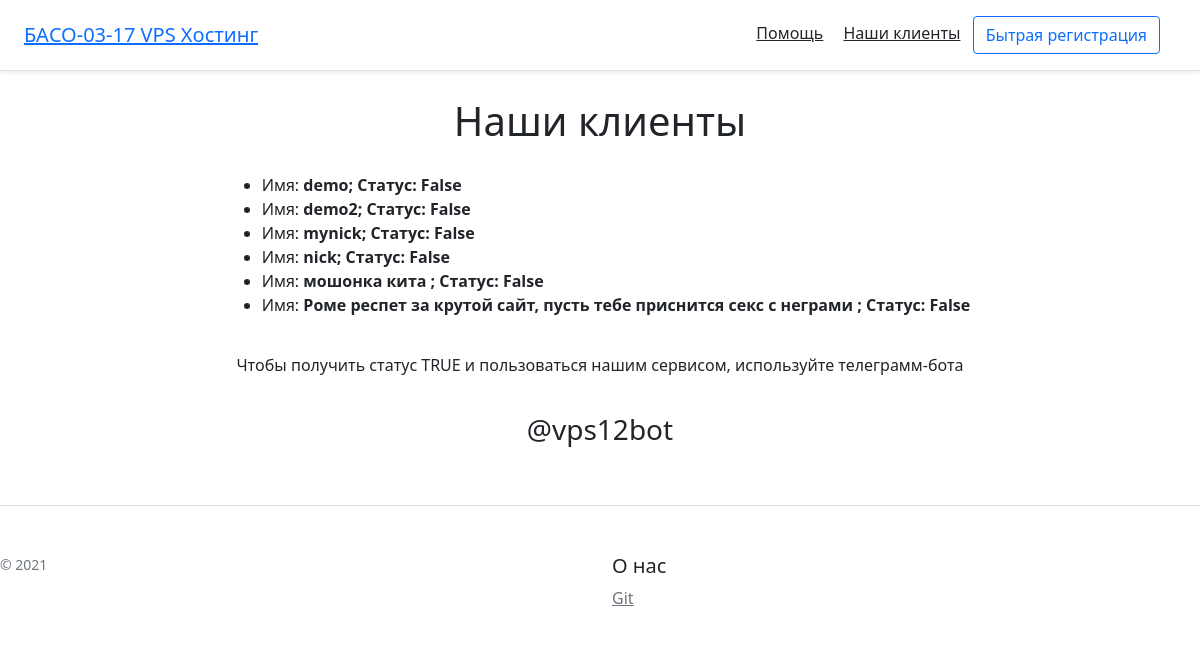
The app's page /clients, older data.
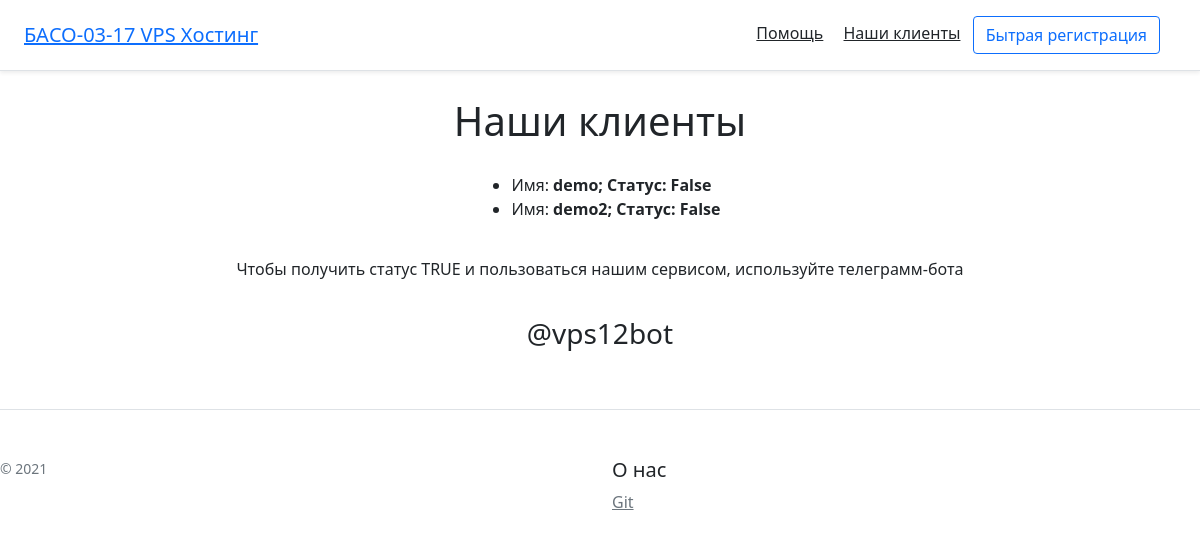
The same page, newer data.
### project/models.py (models this page shows)
class User(db.Model, UserMixin):
    id = db.Column(db.Integer, primary_key=True)
    name = db.Column(db.String(100), nullable=False, unique=True)
    path_vm = db.Column(db.String(100), default="None")
    status = db.Column(db.Boolean, default=False)
    def __repr__(self):
           return f"{self.name}; Статус: {self.status}"

### project/routes.py (the view)
@app.route('/clients')
def clients():
    clients_list = User.query.all()
    return render_template('clients.html', data=clients_list)

### project/templates/clients.html (shortened to what this page needs)
{% extends 'base.html' %}
{% block body %}
<h1 id="center-blyat">Наши клиенты</h1>
<div class="container" id="center-blyat">
    <ul>
    {% for client in data %}
            <li>Имя: <b>{{client}}</b></li>
    {% endfor %}
    </ul>
</div>
<p id="center-blyat">Чтобы получить статус TRUE и пользоваться нашим сервисом, используйте телеграмм-бота</p>
<h3 id="center-blyat">@vps12bot</h3>
{% endblock %}

### project/templates/base.html (shortened to what this page needs)
<!DOCTYPE html>
<html lang="ru">
<head>
    <link href="https://cdn.jsdelivr.net/npm/bootstrap@5.0.0-beta2/dist/css/bootstrap.min.css" rel="stylesheet">
</head>
<body>
        <header class="d-flex flex-column flex-md-row align-items-center p-3 px-md-4 mb-3 bg-body border-bottom shadow-sm">
          <a class="h5 my-0 me-md-auto fw-normal" href="/">БАСО-03-17 VPS Хостинг</a>
          <nav class="my-2 my-md-0 me-md-3">
            <a class="p-2 text-dark" href="https://google.com">Помощь</a>
            <a class="p-2 text-dark" href="/clients">Наши клиенты</a>
            <a class="btn btn-outline-primary" href="/registration">Бытрая регистрация</a>
          </nav>
        </header>
        {% block body %}{% endblock %}
          <footer class="pt-4 my-md-5 pt-md-5 border-top">
            <div class="row">
              <div class="col-12 col-md">
                <small class="d-block mb-3 text-muted">© 2021</small>
              </div>
              <div class="col-6 col-md">
                <h5>О нас </h5>
                <ul class="list-unstyled text-small">
                  <li><a class="link-secondary" href="https://github.com/rombintu/project12">Git</a></li>
                </ul>
              </div>
            </div>
          </footer>
</body>
</html>

### project/templates/clients.html (style rules this page uses)
#center-blyat { display: flex; align-items: center; justify-content: center; padding: 10px; }

Row changes from the older to the newer data that the page shows:
removed User: name+status "mynick; Статус: False"
removed User: name+status "nick; Статус: False"
removed User: name+status "мошонка кита ; Статус: False"
removed User: name+status "Роме респет за крутой сайт, пусть тебе приснится секс с неграми ; Статус: False"
